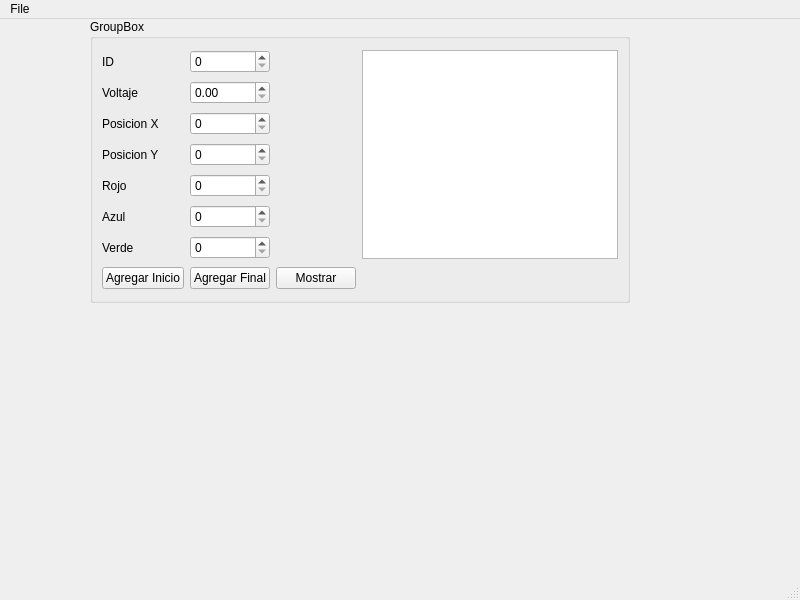
<?xml version="1.0" encoding="UTF-8"?>
<ui version="4.0">
 <class>MainWindow</class>
 <widget class="QMainWindow" name="MainWindow">
  <property name="geometry">
   <rect>
    <x>0</x>
    <y>0</y>
    <width>800</width>
    <height>600</height>
   </rect>
  </property>
  <property name="windowTitle">
   <string>MainWindow</string>
  </property>
  <widget class="QWidget" name="centralwidget">
   <widget class="QGroupBox" name="groupBox">
    <property name="geometry">
     <rect>
      <x>90</x>
      <y>0</y>
      <width>540</width>
      <height>284</height>
     </rect>
    </property>
    <property name="title">
     <string>GroupBox</string>
    </property>
    <layout class="QGridLayout" name="gridLayout">
     <item row="0" column="0">
      <widget class="QLabel" name="label">
       <property name="text">
        <string>ID</string>
       </property>
      </widget>
     </item>
     <item row="0" column="1">
      <widget class="QSpinBox" name="id"/>
     </item>
     <item row="0" column="3" rowspan="7">
      <widget class="QPlainTextEdit" name="pantalla"/>
     </item>
     <item row="1" column="0">
      <widget class="QLabel" name="label_2">
       <property name="text">
        <string>Voltaje</string>
       </property>
      </widget>
     </item>
     <item row="1" column="1">
      <widget class="QDoubleSpinBox" name="volt"/>
     </item>
     <item row="2" column="0">
      <widget class="QLabel" name="label_3">
       <property name="text">
        <string>Posicion X</string>
       </property>
      </widget>
     </item>
     <item row="2" column="1">
      <widget class="QSpinBox" name="posx"/>
     </item>
     <item row="3" column="0">
      <widget class="QLabel" name="label_4">
       <property name="text">
        <string>Posicion Y</string>
       </property>
      </widget>
     </item>
     <item row="3" column="1">
      <widget class="QSpinBox" name="posy"/>
     </item>
     <item row="4" column="0">
      <widget class="QLabel" name="label_5">
       <property name="text">
        <string>Rojo</string>
       </property>
      </widget>
     </item>
     <item row="4" column="1">
      <widget class="QSpinBox" name="red"/>
     </item>
     <item row="5" column="0">
      <widget class="QLabel" name="label_6">
       <property name="text">
        <string>Azul</string>
       </property>
      </widget>
     </item>
     <item row="5" column="1">
      <widget class="QSpinBox" name="blue"/>
     </item>
     <item row="6" column="0">
      <widget class="QLabel" name="label_7">
       <property name="text">
        <string>Verde</string>
       </property>
      </widget>
     </item>
     <item row="6" column="1">
      <widget class="QSpinBox" name="green"/>
     </item>
     <item row="7" column="0">
      <widget class="QPushButton" name="inicio">
       <property name="text">
        <string>Agregar Inicio</string>
       </property>
      </widget>
     </item>
     <item row="7" column="1">
      <widget class="QPushButton" name="final_2">
       <property name="text">
        <string>Agregar Final</string>
       </property>
      </widget>
     </item>
     <item row="7" column="2">
      <widget class="QPushButton" name="mostrar">
       <property name="text">
        <string>Mostrar</string>
       </property>
      </widget>
     </item>
    </layout>
   </widget>
  </widget>
  <widget class="QMenuBar" name="menubar">
   <property name="geometry">
    <rect>
     <x>0</x>
     <y>0</y>
     <width>800</width>
     <height>22</height>
    </rect>
   </property>
   <widget class="QMenu" name="menuFile">
    <property name="title">
     <string>File</string>
    </property>
    <addaction name="actionAbrir"/>
    <addaction name="actionGuardar"/>
   </widget>
   <addaction name="menuFile"/>
  </widget>
  <widget class="QStatusBar" name="statusbar"/>
  <action name="actionAbrir">
   <property name="text">
    <string>Abrir</string>
   </property>
   <property name="shortcut">
    <string>Ctrl+O</string>
   </property>
  </action>
  <action name="actionGuardar">
   <property name="text">
    <string>Guardar</string>
   </property>
   <property name="shortcut">
    <string>Ctrl+G</string>
   </property>
  </action>
 </widget>
 <resources/>
 <connections/>
</ui>
